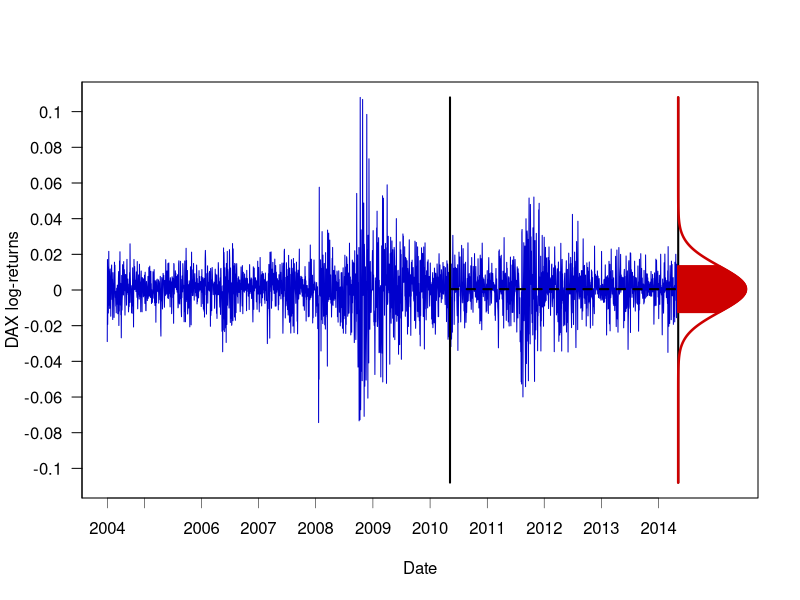

Generate this figure with R:
# clear variables and close windows
rm(list=ls(all=TRUE))
graphics.off()

# set working directory
# setwd("C:/...")

# install and load packages
libraries = c("data.table", "tseries")
lapply(libraries, function(x) if (!(x %in% installed.packages())) {
  install.packages(x)
})
lapply(libraries, library, quietly = TRUE, character.only = TRUE)

# load the data
dataset = fread("2004-2014_dax_ftse.csv", select =  c("Date", "DAX 30", "DEUTSCHE TELEKOM"))
dataset = as.data.frame(dataset)

# log-returns
X = diff(log(dataset$`DAX 30`))

# limits for the y-axis in the plot
yLimUp = max(abs(c(min(X), max(X))) - 0)
yLims  = c(-yLimUp, yLimUp)

# Date variable
date.X       = as.Date(dataset$Date)[-1]
date.X.Years = as.numeric(format(date.X, "%Y"))
where.put    = c(1, which(diff(date.X.Years) == 1)+1)

# for the density we take the log-returns of the last four years available in the dataset
# i.e from 10.05.2010 to 10.05.2014
start      = which(date.X == "2010-05-10")
end        = length(X) 
X.lastfour = X[start:end]

# these objects will be later required to plot the density
mu.X      = mean(X.lastfour)
sigma2.X  = var(X.lastfour)
sigma.X   = sd(X.lastfour)
ndata     = seq(-yLimUp, yLimUp, length.out = 100000)

density    = function(x, mu, sigma2){
  (sqrt(2*pi*sigma2))^(-1)*exp(-(x - mu)^2/(2*sigma2))
}

# plot of the DAX log-returns with the normal density for the observations 
# of the last four years available
par(las = 1)
plot(1:end, X, type="l", col="blue3", frame = TRUE, axes = FALSE, 
     ylim = yLims, xlim = c(0, end + 250), 
     xlab = "Date", ylab = "DAX log-returns")
lines(c(start, start), yLims, col = 'black', lwd=2) 
lines(c(end, end), yLims, col = 'black', lwd = 2)    

# the density is here mulplied by 10 because otherwise the scale of the plot 
# would not alloud us to see it
lines(end + density(ndata, mu.X, sigma2.X)*10, ndata, col='red3', lwd=2.5) 
lines(c(start, end), c(mu.X, mu.X), col='black', lwd=2, lty='dashed')

# fill the area betwenn the area under the density curve between (mu - sigma) and (mu + sigma)
a = mu.X - sigma.X
b = mu.X + sigma.X
i = a
while (i<b){
  lines(c(end,end + density(i, mu.X, sigma2.X)*10), c(i, i), col = 'red3', lwd = 2)
  i=i+((b-a)/100)
}

# names of the axes
axis(side=2, at = seq(-1, 1, by = 0.02), label = round(seq(-1, 1, by = 0.02), 2), lwd=1)
axis(side=1, at = where.put, label = date.X.Years[where.put], lwd=0.5)
